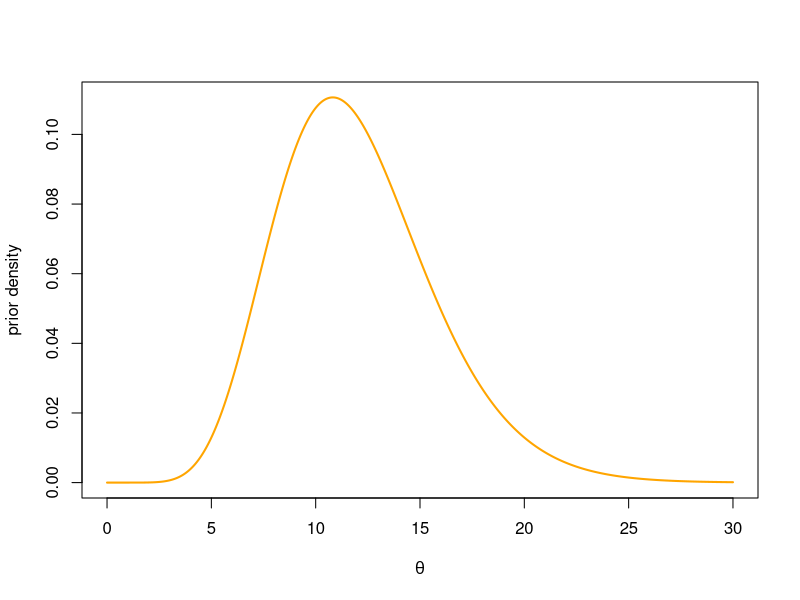
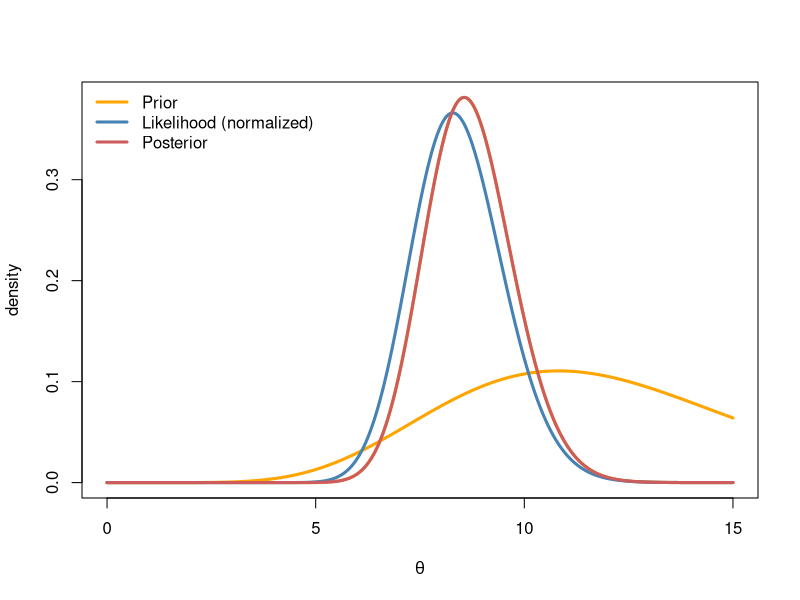
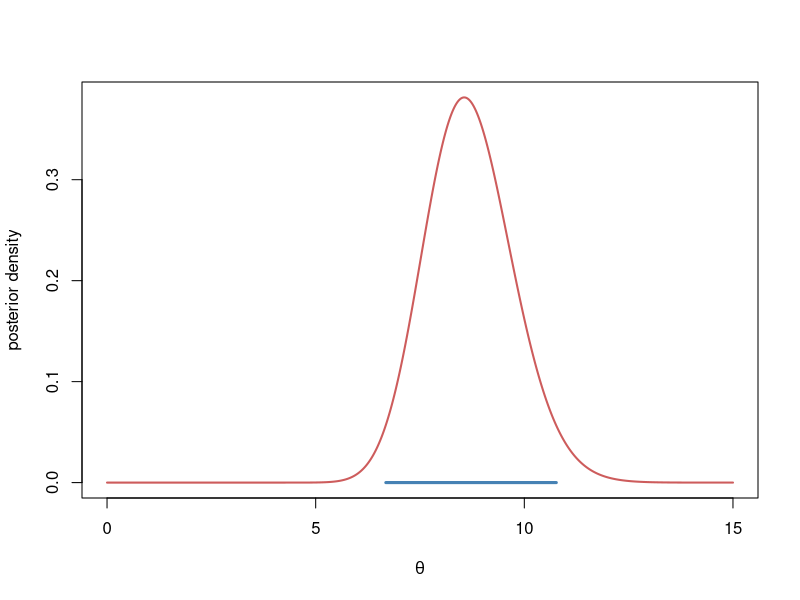

Write R code to recreate these figures, in order.
## ---- chunk 1
f <- function(x){
  return(pgamma(5, shape = 12*x, rate = x) - 0.01)
}
results = uniroot(f, c(0.001,100)) # second argument is a search interval
betaPrior = results$root 
alphaPrior = 12*betaPrior
## ---- chunk 2
pgamma(5, shape = alphaPrior, rate = betaPrior)
## ---- chunk 3
thetaGrid = seq(0, 30, length = 1000)
plot(thetaGrid, dgamma(thetaGrid, shape = alphaPrior, rate = betaPrior), 
     type = "l", ylab = "prior density", xlab = expression(theta), 
     col = "orange", lwd = 2)
## ---- chunk 4
x = c(8,12,6,9,9,9,5)
n = length(x)
alphaPost = alphaPrior + sum(x)
betaPost = betaPrior + n
nTheta = 1000
thetaGrid = seq(0, 15, length = nTheta)
binWidth = thetaGrid[2] - thetaGrid[1] # used to normalize likelihood
priorDens = dgamma(thetaGrid, alphaPrior, betaPrior)
postDens = dgamma(thetaGrid, alphaPost, betaPost)
like = rep(0, nTheta)
for (i in 1:nTheta){
  like[i] = prod(dpois(x, thetaGrid[i]))
}
like_norm = like/sum(binWidth*like)
plot(thetaGrid, dgamma(thetaGrid, alphaPost, betaPost), 
     xlab = expression(theta), ylab = "density", type = "l", 
     col = "orange", lwd = 3)
lines(thetaGrid, priorDens, col = "orange", lwd = 3)
lines(thetaGrid, like_norm, col = "steelblue", lwd = 3)
lines(thetaGrid, postDens, col = "indianred", lwd = 3)
legend("topleft", legend = c("Prior", "Likelihood (normalized)", "Posterior"),
       col = c("orange", "steelblue", "indianred"), lwd = 3, bty = "n")
## ---- chunk 5
postMean = alphaPost/betaPost
postMedian = qgamma(0.5, alphaPost, betaPost)
postMode = (alphaPost - 1)/betaPost
message("The posterior mean is ", round(postMean,3))
message("The posterior median is ", round(postMedian,3))
message("The posterior mode is ", round(postMode,3))
## ---- chunk 6
# first, sort the density values from highest to lowest
postDensOrdered = sort(postDens, decreasing = TRUE)  
# reorder the thetaValues so that they still match the density values
thetaOrdered = thetaGrid[order(postDens, decreasing = TRUE)] 
cumsumPostDens = cumsum(binWidth*postDensOrdered) # posterior cdf 
inHPD = which(cumsumPostDens < 0.95) # find highest pdf vals up to 95% quota.
hpd = c(min(thetaOrdered[inHPD]), max(thetaOrdered[inHPD]))
message(paste0("The 95% HPD interval for theta is (", hpd[1], ",", hpd[2],")"))
## ---- chunk 7
plot(thetaGrid, postDens, type = "l", col = "indianred", lwd = 2, 
     xlab = expression(theta), ylab = "posterior density") 
lines(hpd, c(0,0), col = "steelblue", lwd = 3)
